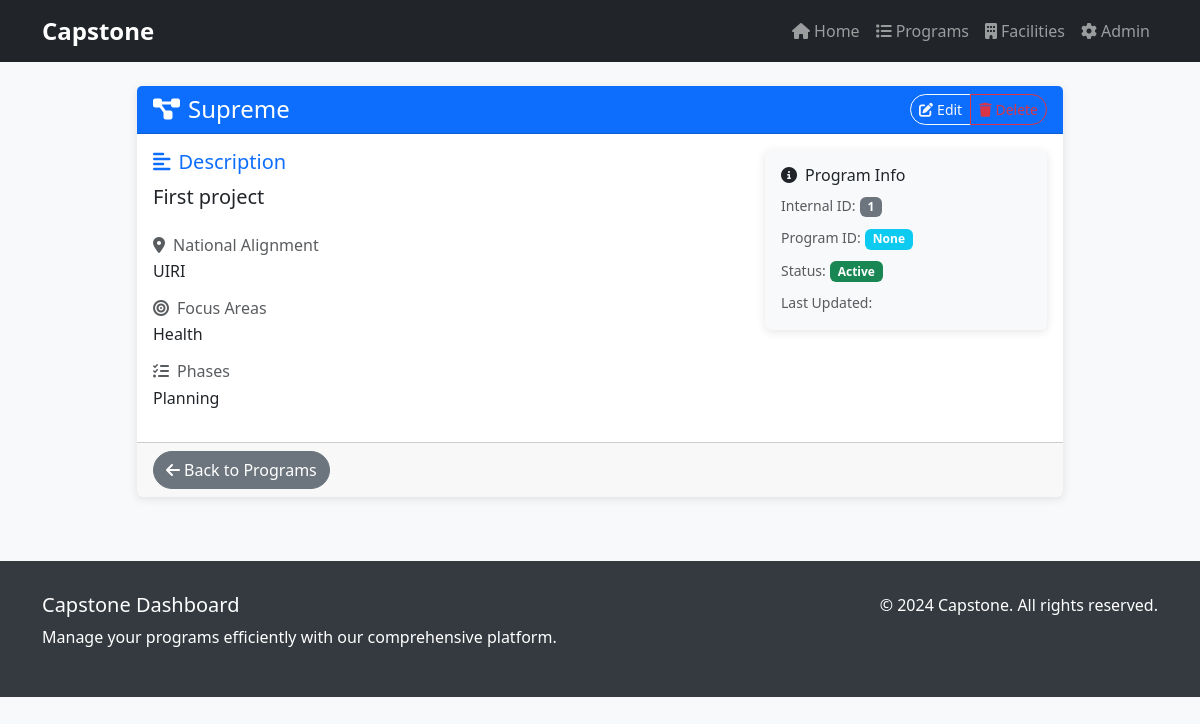
/programs/1/, run on the app's committed database.
### core/models.py (models this page shows, shortened)
class Program(models.Model):
    program_id = models.CharField(max_length=10, unique=True, blank=True, null=True)
    name = models.CharField(max_length=200)
    description = models.TextField()
    national_alignment = models.CharField(max_length=255, choices=NATIONAL_ALIGNMENT_CHOICES, blank=True, null=True)
    focus_areas = models.CharField(max_length=255, choices=FOCUS_AREAS_CHOICES, help_text="Comma-separated list of domains")
    phases = models.CharField(max_length=255, choices=PHASES_CHOICES, help_text="Comma-separated list of phases")

### core/views.py (the view)
# urls.py: path('programs/<int:pk>/', views.ProgramDetailView.as_view(), name='program_detail'),
class ProgramDetailView(DetailView):
    model = Program
    template_name = "core/program_detail.html"
    context_object_name = "program"

### core/templates/core/program_detail.html (shortened to what this page needs)
{% extends "core/base.html" %}
{% block content %}
  <div class="row justify-content-center">
    <div class="col-lg-10">
      <div class="card">
        <div class="card-header bg-primary text-white d-flex justify-content-between align-items-center">
          <h1 class="h4 mb-0">
            <i class="fas fa-project-diagram me-2"></i>{{ program.name }}
          </h1>
          <div class="btn-group" role="group">
            <a href="{% url 'program_update' program.pk %}" class="btn btn-sm btn-outline-light" title="Edit">
              <i class="fas fa-edit me-1"></i>Edit
            </a>
            <a href="{% url 'program_delete' program.pk %}" class="btn btn-sm btn-outline-danger" title="Delete">
              <i class="fas fa-trash me-1"></i>Delete
            </a>
          </div>
        </div>
        <div class="card-body">
          <div class="row">
            <div class="col-md-8">
              {% if program.description %}
                <div class="mb-4">
                  <h5 class="text-primary mb-2">
                    <i class="fas fa-align-left me-2"></i>Description
                  </h5>
                  <p class="lead">{{ program.description }}</p>
                </div>
              {% endif %}
              {% if program.national_alignment %}
                <div class="mb-3">
                  <h6 class="text-muted mb-1">
                    <i class="fas fa-map-marker-alt me-2"></i>National Alignment
                  </h6>
                  <p class="mb-0">{{ program.national_alignment }}</p>
                </div>
              {% endif %}
              {% if program.focus_areas %}
                <div class="mb-3">
                  <h6 class="text-muted mb-1">
                    <i class="fas fa-bullseye me-2"></i>Focus Areas
                  </h6>
                  <p class="mb-0">{{ program.focus_areas }}</p>
                </div>
              {% endif %}
              {% if program.phases %}
                <div class="mb-3">
                  <h6 class="text-muted mb-1">
                    <i class="fas fa-tasks me-2"></i>Phases
                  </h6>
                  <p class="mb-0">{{ program.phases }}</p>
                </div>
              {% endif %}
            </div>
            <div class="col-md-4">
              <div class="card bg-light">
                <div class="card-body">
                  <h6 class="card-title">
                    <i class="fas fa-info-circle me-2"></i>Program Info
                  </h6>
                  <div class="mb-2">
                    <small class="text-muted">Internal ID:</small>
                    <span class="badge bg-secondary">{{ program.pk }}</span>
                  </div>
                  <div class="mb-2">
                    <small class="text-muted">Program ID:</small>
                    <span class="badge bg-info">{{ program.program_id }}</span>
                  </div>
                  <div class="mb-2">
                    <small class="text-muted">Status:</small>
                    <span class="badge bg-success">Active</span>
                  </div>
                  <div>
                    <small class="text-muted">Last Updated:</small>
                    <br>
                  </div>
                </div>
              </div>
            </div>
          </div>
        </div>
        <div class="card-footer">
          <a href="{% url 'program_list' %}" class="btn btn-secondary">
            <i class="fas fa-arrow-left me-1"></i>Back to Programs
          </a>
        </div>
      </div>
    </div>
  </div>
{% endblock %}

### core/templates/core/base.html (style rules this page uses)
.card { transition: transform 0.2s; border: none; box-shadow: 0 2px 10px rgba(0,0,0,0.1); }
.btn { border-radius: 25px; font-weight: 500; }

### data on the page
Program: name "Supreme", description "First project", national_alignment "UIRI", focus_areas "Health", phases "Planning", pk "1", program_id "None"
